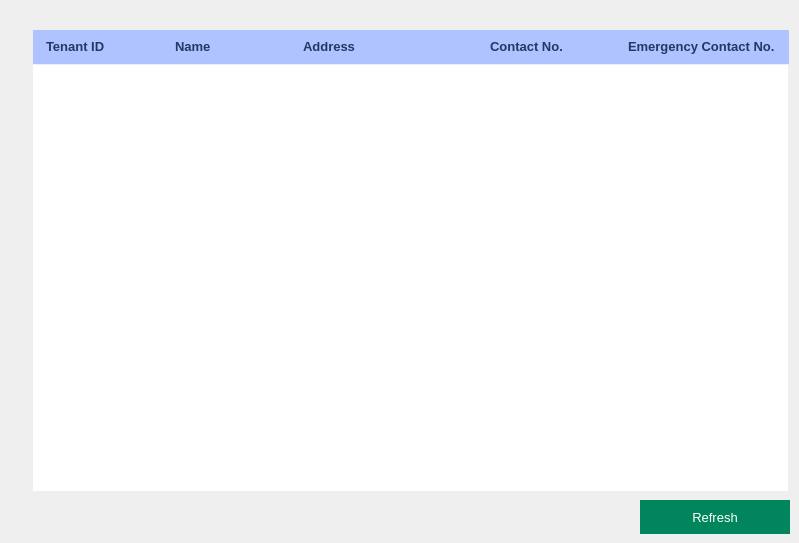
    <widget class="QWidget" name="deleteEmpWidget">
     <property name="styleSheet">
      <string notr="true">#deleteEmpWidget
{
	background:#ebf3fa;
}

</string>
     </property>
     <widget class="QTableView" name="deleteTableView">
      <property name="geometry">
       <rect>
        <x>33</x>
        <y>65</y>
        <width>755</width>
        <height>426</height>
       </rect>
      </property>
      <property name="sizePolicy">
       <sizepolicy hsizetype="Fixed" vsizetype="Fixed">
        <horstretch>0</horstretch>
        <verstretch>0</verstretch>
       </sizepolicy>
      </property>
      <property name="focusPolicy">
       <enum>Qt::NoFocus</enum>
      </property>
      <property name="autoFillBackground">
       <bool>false</bool>
      </property>
      <property name="frameShape">
       <enum>QFrame::NoFrame</enum>
      </property>
      <property name="horizontalScrollBarPolicy">
       <enum>Qt::ScrollBarAlwaysOff</enum>
      </property>
      <property name="sizeAdjustPolicy">
       <enum>QAbstractScrollArea::AdjustIgnored</enum>
      </property>
      <property name="editTriggers">
       <set>QAbstractItemView::NoEditTriggers</set>
      </property>
      <property name="tabKeyNavigation">
       <bool>false</bool>
      </property>
      <property name="showDropIndicator" stdset="0">
       <bool>false</bool>
      </property>
      <property name="dragDropOverwriteMode">
       <bool>false</bool>
      </property>
      <property name="alternatingRowColors">
       <bool>true</bool>
      </property>
      <property name="selectionMode">
       <enum>QAbstractItemView::SingleSelection</enum>
      </property>
      <property name="selectionBehavior">
       <enum>QAbstractItemView::SelectRows</enum>
      </property>
      <property name="textElideMode">
       <enum>Qt::ElideNone</enum>
      </property>
      <property name="showGrid">
       <bool>false</bool>
      </property>
      <property name="gridStyle">
       <enum>Qt::NoPen</enum>
      </property>
      <property name="cornerButtonEnabled">
       <bool>false</bool>
      </property>
      <attribute name="horizontalHeaderVisible">
       <bool>false</bool>
      </attribute>
      <attribute name="horizontalHeaderMinimumSectionSize">
       <number>30</number>
      </attribute>
      <attribute name="horizontalHeaderDefaultSectionSize">
       <number>120</number>
      </attribute>
     </widget>
     <widget class="QLabel" name="label_29">
      <property name="geometry">
       <rect>
        <x>33</x>
        <y>30</y>
        <width>135</width>
        <height>34</height>
       </rect>
      </property>
      <property name="font">
       <font>
        <pointsize>10</pointsize>
        <bold>true</bold>
       </font>
      </property>
      <property name="styleSheet">
       <string notr="true">#label_29
{
	color:#233862;
	background:#aec3ff;
padding-left:10px;
}</string>
      </property>
      <property name="text">
       <string>&lt;html&gt;&lt;head/&gt;&lt;body&gt;&lt;p&gt;Tenant ID&lt;/p&gt;&lt;/body&gt;&lt;/html&gt;</string>
      </property>
     </widget>
     <widget class="QLabel" name="label_30">
      <property name="geometry">
       <rect>
        <x>167</x>
        <y>30</y>
        <width>131</width>
        <height>34</height>
       </rect>
      </property>
      <property name="font">
       <font>
        <pointsize>10</pointsize>
        <bold>true</bold>
       </font>
      </property>
      <property name="styleSheet">
       <string notr="true">#label_30
{
	color:#233862;
	background:#aec3ff;
	padding-left:5px;
}</string>
      </property>
      <property name="text">
       <string>&lt;html&gt;&lt;head/&gt;&lt;body&gt;&lt;p&gt;Name&lt;/p&gt;&lt;/body&gt;&lt;/html&gt;</string>
      </property>
     </widget>
     <widget class="QLabel" name="label_31">
      <property name="geometry">
       <rect>
        <x>297</x>
        <y>30</y>
        <width>201</width>
        <height>34</height>
       </rect>
      </property>
      <property name="font">
       <font>
        <pointsize>10</pointsize>
        <bold>true</bold>
       </font>
      </property>
      <property name="styleSheet">
       <string notr="true">#label_31
{
	color:#233862;
	background:#aec3ff;
	padding-left:3px;
}</string>
      </property>
      <property name="text">
       <string>&lt;html&gt;&lt;head/&gt;&lt;body&gt;&lt;p&gt;Address&lt;/p&gt;&lt;/body&gt;&lt;/html&gt;</string>
      </property>
     </widget>
     <widget class="QLabel" name="label_33">
      <property name="geometry">
       <rect>
        <x>490</x>
        <y>30</y>
        <width>141</width>
        <height>34</height>
       </rect>
      </property>
      <property name="font">
       <font>
        <pointsize>10</pointsize>
        <bold>true</bold>
       </font>
      </property>
      <property name="styleSheet">
       <string notr="true">#label_33
{
	color:#233862;
	background:#aec3ff;
}</string>
      </property>
      <property name="text">
       <string>&lt;html&gt;&lt;head/&gt;&lt;body&gt;&lt;p&gt;Contact No.&lt;/p&gt;&lt;/body&gt;&lt;/html&gt;</string>
      </property>
     </widget>
     <widget class="QLabel" name="label_34">
      <property name="geometry">
       <rect>
        <x>628</x>
        <y>30</y>
        <width>161</width>
        <height>34</height>
       </rect>
      </property>
      <property name="font">
       <font>
        <pointsize>10</pointsize>
        <bold>true</bold>
       </font>
      </property>
      <property name="styleSheet">
       <string notr="true">#label_34
{
	color:#233862;
	background:#aec3ff;
}</string>
      </property>
      <property name="text">
       <string>&lt;html&gt;&lt;head/&gt;&lt;body&gt;&lt;p&gt;Emergency Contact No.&lt;/p&gt;&lt;/body&gt;&lt;/html&gt;</string>
      </property>
     </widget>
     <widget class="QPushButton" name="pushButton_3">
      <property name="geometry">
       <rect>
        <x>640</x>
        <y>500</y>
        <width>150</width>
        <height>34</height>
       </rect>
      </property>
      <property name="font">
       <font>
        <pointsize>10</pointsize>
       </font>
      </property>
      <property name="styleSheet">
       <string notr="true">#pushButton_3
{
	background:#00855C;
	border:none;
	color:white;
}

#pushButton_3:hover
{
	background:#2D2D2D;
	border:2px solid #00855C;
	color:#00855C;
}</string>
      </property>
      <property name="text">
       <string>Refresh</string>
      </property>
     </widget>
    </widget>
